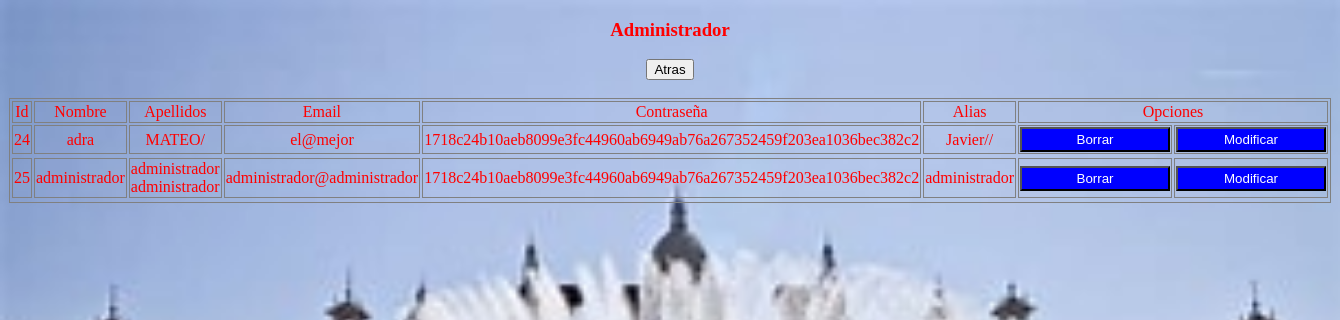
The app's page /index/indexmodificado.php with its own data.
### tables this page shows
CREATE TABLE `clientes` (
  `id` int(11) NOT NULL,
  `nombre` varchar(30) NOT NULL,
  `apellidos` varchar(60) NOT NULL,
  `email` varchar(50) NOT NULL,
  `password` varchar(300) NOT NULL,
  `alias` varchar(60) NOT NULL
);

### index/indexmostrarclientes.php (called while the page is built)
<?php
$personas=array() ;
			$conexion = new mysqli('localhost', 'root', '', 'proyecto');
			if(!$conexion->connect_errno){
				$sql = "SELECT * FROM clientes";
				$datos = $conexion->query($sql);
					if($datos->num_rows){
						while($fila = $datos->fetch_assoc()){
							array_push($personas,$fila);
						}
					}
			}else{
				die('Adios');
			}
require '../view/mostrarclientesview.php';
?>

### index/indexmodificado.php (called while the page is built, shortened)
<?php
require '../index/indexmostrarclientes.php';
?>

### view/mostrarclientesview.php (the view, shortened to what this page needs)
<!DOCTYPE html>
<html>
<head>
	<link rel="stylesheet" href=../css/estilosproyecto.css>
<body>
<h3 style="color:red;">Administrador</h3>
<a href="../view/viewAdministrador.php"><button>Atras</button></a>
<br>
<br>
<table width="50%" border="0" align="center">
				<tr>
					<td class ="primera_fila">Id</td>
					<td class ="primera_fila">Nombre</td>
					<td class ="primera_fila">Apellidos</td>
					<td class ="primera_fila">Email</td>
					<td class ="primera_fila">Contraseña</td>
					<td class ="primera_fila">Alias</td>
					<td colspan="2">Opciones</td>
				</tr>
				<?php
				foreach ($personas as  $persona) :?>
					<?php
					echo "<tr>";
					foreach($persona as $value) :?>
							<td><?php echo $value ?></td>
					<?php
					endforeach;
					?>
					<td>
						<form method='post' action='../index/indexborrar.php'><input type='hidden' name='id' value=<?php echo $persona['id']?>/><input type='submit' name='borrar' value='Borrar'/></form>
					</td>
					<td>
						<form method='post' action='../view/viewmodificar.php'>
							<input type='submit' name='modificar' value='Modificar'/>
						</form>
					</td>
					<?php
					echo "<tr>";
					?>
				<?php
				endforeach;
				?>
</table>
</body>
</html>

### css/estilosproyecto.css (style rules this page uses)
* { text-align: center; }
body { color:red; }
input { background-color: blue; color: white; height: 25px; width: 150px; }
table, th, td { border: 1px solid blue; }

### view/mostrarclientesview.php (style rules this page uses)
body { background-image: url('../imagenes/fuentefondoclientes.jpg'); background-repeat: no-repeat; background-size: 100%, 100%; font-size: 16px; }
table, th, td { border: 1px solid grey; }

### records on screen
clientes: id "24", nombre "adra", apellidos "MATEO/", email "el@mejor", password "1718c24b10aeb8099e3fc44960ab6949ab76a267352459f203ea1036bec382c2", alias "Javier//"
clientes: id "25", value "administrador", apellidos "administrador administrador", email "administrador@administrador", password "1718c24b10aeb8099e3fc44960ab6949ab76a267352459f203ea1036bec382c2"
